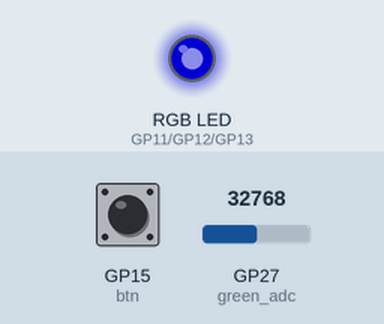
The program below on a simulated Raspberry Pi Pico running MicroPython. Shown: an RGB LED mixed from three pins (HIGH = lit). Inputs (shaded band) come from the test bench; at power-on: GP27 (green_adc) = 32768, GP15 (btn) HIGH (analog values on the 0–65535 scale). Dim RGB values are drawn brighter than linear.

Above: at 1.2 s.
1.3 s: GP27 (green_adc) set to 45874
At 1.8 s:
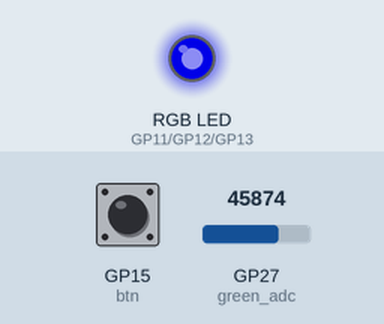
2.8 s: GP15 (btn) pulled LOW for 0.15 s
At 4.5 s:
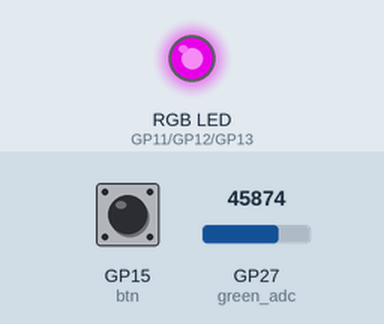
4.8 s: GP27 (green_adc) set to 57670
At 5.7 s:
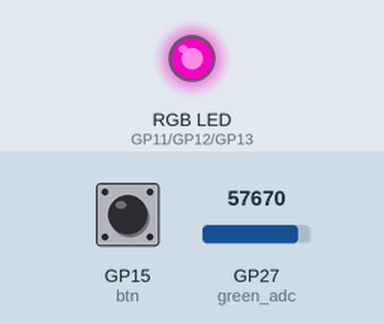
6.3 s: GP15 (btn) pulled LOW for 1 s
At 7.6 s:
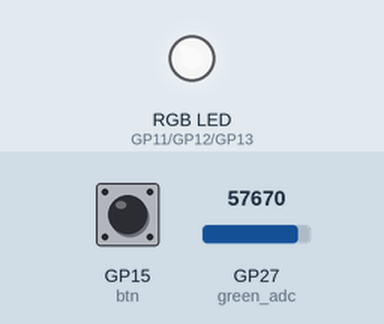
8.8 s: GP27 (green_adc) set to 32767
At 10.0 s:
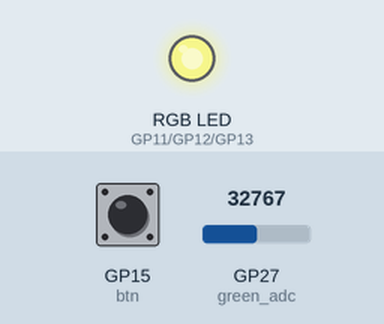
10.3 s: GP15 (btn) pulled LOW for 0.15 s
At 11.5 s:
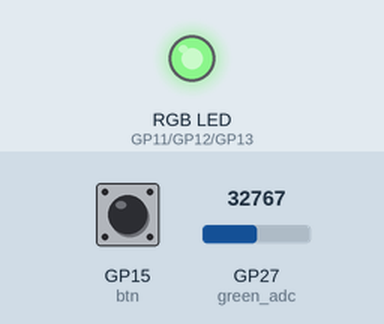
Timing chart, 0 to 13.3 s (numbered marks = the images above; inputs shaded):
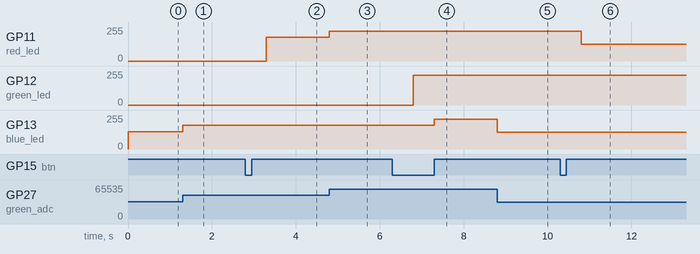

Measured:
- after the input at 1.3 s, GP13 (blue_led): 128/255 → 178/255 at once
- after the input at 2.8 s, GP11 (red_led): 0/255 → 178/255 after 0.50 s
- after the input at 4.8 s, GP11 (red_led): 178/255 → 224/255 at once
- after the input at 6.3 s, GP12 (green_led): 0/255 → 224/255 after 0.50 s; GP13 (blue_led): 178/255 → 224/255 after 1.0 s
- after the input at 8.8 s, GP13 (blue_led): 224/255 → 127/255 at once
- after the input at 10.3 s, GP11 (red_led): 224/255 → 127/255 after 0.50 s

The program:

advancedRGBControl.py
```python
#Shu Raturi
#Uses a potentiometer, button and a rgb LED.
#The potetiometer increases the brightness of one of the R, G, B colours and the button switches between the three colours so the potentiometer can set the value of each rgb.

from machine import Pin, PWM, ADC
from time import sleep

btn = Pin(15, Pin.IN, Pin.PULL_UP)
red_led = PWM(Pin(11))
green_led = PWM(Pin(12))
blue_led = PWM(Pin(13))

red_led.freq(1000)
green_led.freq(1000)
blue_led.freq(1000)

green_adc = ADC(Pin(27))
toggle = 0

while True:
	if btn.value() == 0:
		toggle += 1
		sleep(0.5)
	elif toggle >= 3:
		toggle = 0

	if toggle == 1:
		red_value = green_adc.read_u16()
		red_led.duty_u16(red_value)
	elif toggle == 2:
		green_value = green_adc.read_u16()
		green_led.duty_u16(green_value)
	else:
		blue_value = green_adc.read_u16()
		blue_led.duty_u16(blue_value)
```
